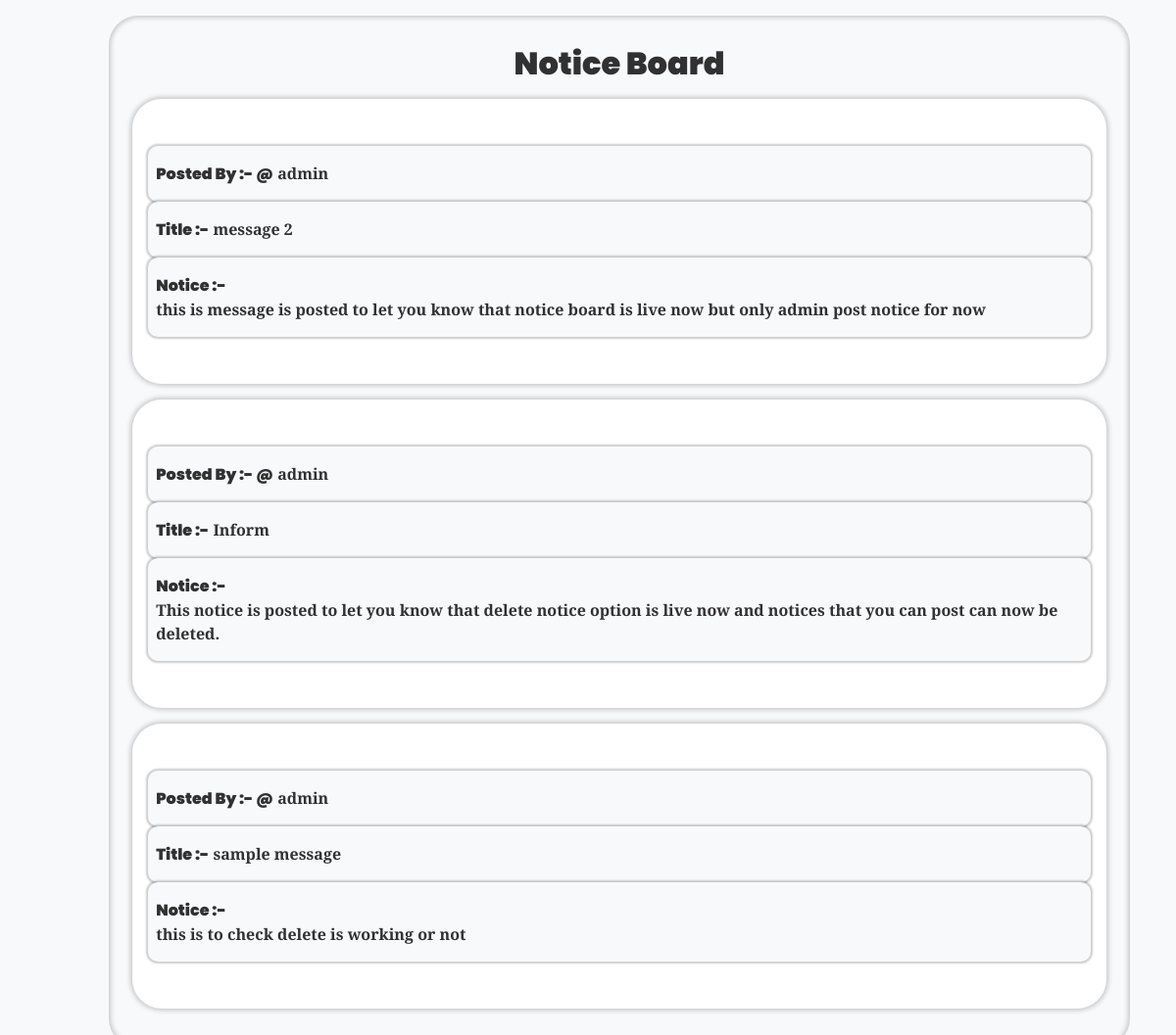
Page /notice.php on the committed database.
### tables this page shows
CREATE TABLE `noticeboard` (
  `ID` int(11) NOT NULL,
  `username` varchar(20) NOT NULL,
  `ntitle` varchar(200) NOT NULL,
  `notice` varchar(5000) NOT NULL
);

### notice.php (the view, shortened to what this page needs)
<!DOCTYPE html>
<html lang="en">
<head>
    <link href="https://cdn.jsdelivr.net/npm/bootstrap@5.2.3/dist/css/bootstrap.min.css" rel="stylesheet">
    <link rel="stylesheet" href="mainstyle.css">
</head>
<body id="main">
    <div id="home" class="flex f-column playfair">
        <div id="noticeboard">
            <center>
                <h2 id="midheading" class="playfair">Notice Board</h2>
            </center>
            <?php
            include("connector.php");
            $qrynotice = "SELECT * FROM noticeboard";
            $getnotice = mysqli_query($connector, $qrynotice);
            while ($data = mysqli_fetch_assoc($getnotice)) {
                ?>
                <div id="notice">
                    <div id="con">
                        <label id="content">Posted By :- @</label>
                        <?php echo $data['username'] ?>
                    </div>
                    <div id="con">
                        <label id="content">Title :-</label>
                        <?php echo $data['ntitle'] ?>
                    </div>
                    <div id="con">
                        <label id="content">Notice :- </label><br>
                        <?php echo $data['notice'] ?>
                    </div>
                </div>
                <?php
            }
            ?>
        </div>
    </div>
</body>
</html>

### mainstyle.css (style rules this page uses)
#main { margin: 0; padding: 0; color: #313131; font-family: poppins; overflow-x: hidden; margin-left: 5em; background-color: #f8f9fb; }
.flex { display: flex; justify-content: center; align-items: center; }
.f-column { flex-direction: column; }
.playfair { font-family: playfair display; font-weight: 900; }
#midheading { color: #313131; font-family: poppins; font-weight: 900; margin: 0.2em 0; }
#content { font-family: poppins; }

### notice.php (style rules this page uses)
#noticeboard { margin: 1em 1em 1em 0em; width: 93%; border-radius: 30px; padding: 1.5em 0.5em; box-shadow: 0 0 5px 2px rgba(0, 0, 0, 0.2) inset; }
#notice { margin: 1em; background: #fff; padding:3em 1em; border-radius: 30px; box-shadow: 0 0 5px 2px rgba(0, 0, 0, 0.2); }
#con { width: 100%; background: #f8f9fb; padding:1em 0.5em; border-radius: 10px; box-shadow: 0 0 2px 2px rgba(0, 0, 0, 0.2); }
#content { font-family: poppins; }

### rows in the picture
noticeboard: username "admin", ntitle "message 2", notice "this is message is posted to let you know that notice board is live now but only admin post notice for now"
noticeboard: username "admin", ntitle "Inform", notice "This notice is posted to let you know that delete notice option is live now and notices that you can post can now be deleted."
noticeboard: username "admin", ntitle "sample message", notice "this is to check delete is working or not"
